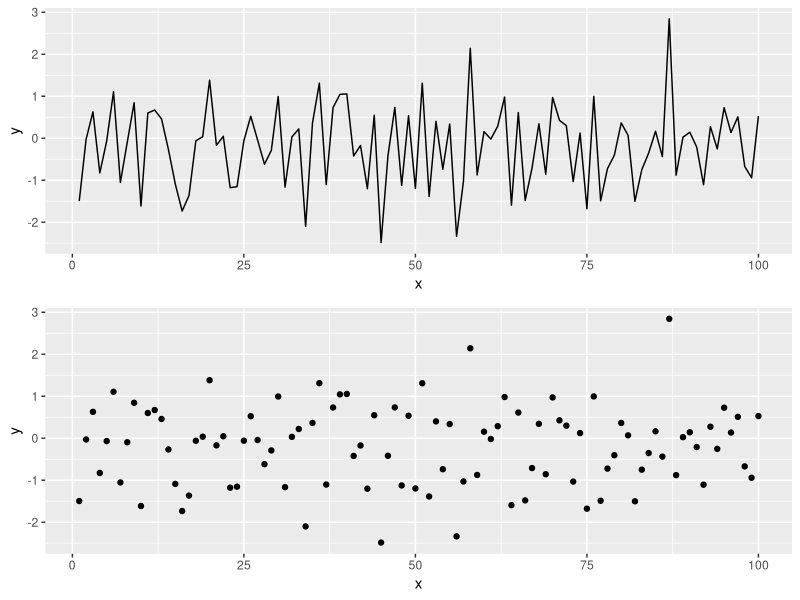
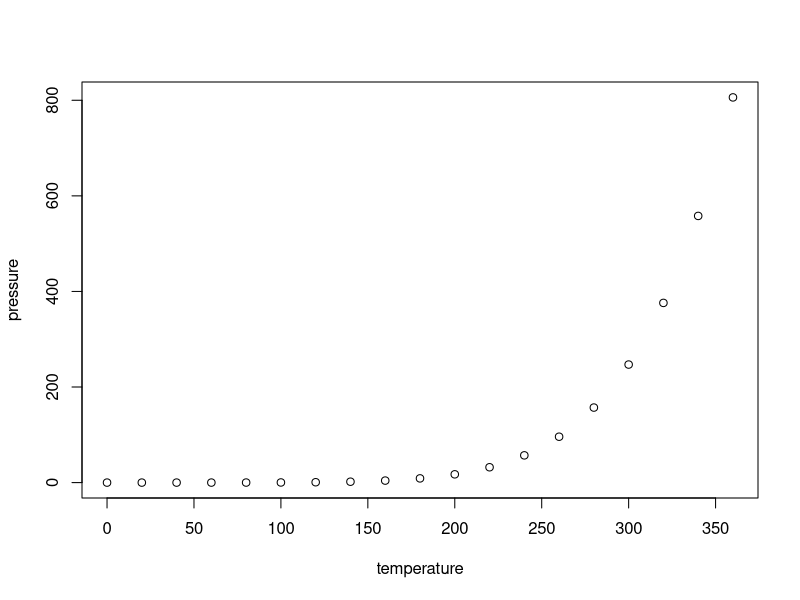

These charts were generated, in order, by the following R code:
## ---- chunk 1
knitr::opts_chunk$set(echo = TRUE,
                      fig.width = 8,
                      fig.height = 8,
                      fig.align = "centre")
## ---- chunk 2
library(tidyverse)
library(gridExtra)
library(ggplot2)

## ---- chunk 3
# Simulating data according to a normal distribution
x <- seq(1:100)
y <- rnorm(100) # Generating data form a normal distribution with mean 0 and variance 1
data <- data.frame(x = x, y = y )
p1 = ggplot(data, aes(x= x, y = y)) +
   geom_line()
p2 = ggplot(data, aes(x= x, y = y)) +
   geom_point()
grid.arrange(p1, p2)
## ---- chunk 4
plot(pressure)
